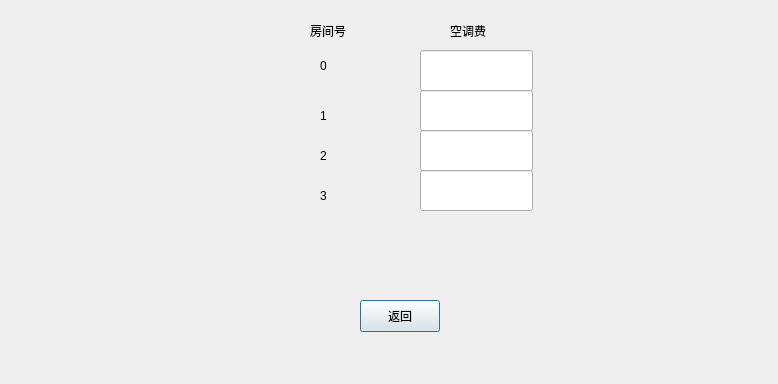
<?xml version="1.0" encoding="UTF-8"?>
<ui version="4.0">
 <class>Dialog7</class>
 <widget class="QDialog" name="Dialog7">
  <property name="geometry">
   <rect>
    <x>0</x>
    <y>0</y>
    <width>778</width>
    <height>384</height>
   </rect>
  </property>
  <property name="windowTitle">
   <string>Dialog</string>
  </property>
  <widget class="QLabel" name="label_4">
   <property name="geometry">
    <rect>
     <x>450</x>
     <y>0</y>
     <width>81</width>
     <height>61</height>
    </rect>
   </property>
   <property name="styleSheet">
    <string notr="true">font: 75 14pt &quot;Agency FB&quot;;
color: rgb(11, 11, 11);</string>
   </property>
   <property name="text">
    <string>空调费</string>
   </property>
  </widget>
  <widget class="QLabel" name="label">
   <property name="geometry">
    <rect>
     <x>310</x>
     <y>10</y>
     <width>71</width>
     <height>41</height>
    </rect>
   </property>
   <property name="styleSheet">
    <string notr="true">font: 75 15pt &quot;Agency FB&quot;;</string>
   </property>
   <property name="text">
    <string>房间号</string>
   </property>
  </widget>
  <widget class="QPushButton" name="pushButton_7">
   <property name="geometry">
    <rect>
     <x>360</x>
     <y>300</y>
     <width>80</width>
     <height>32</height>
    </rect>
   </property>
   <property name="styleSheet">
    <string notr="true">font: 75 14pt &quot;Agency FB&quot;;
</string>
   </property>
   <property name="text">
    <string>返回</string>
   </property>
  </widget>
  <widget class="QLabel" name="label_2">
   <property name="geometry">
    <rect>
     <x>320</x>
     <y>50</y>
     <width>41</width>
     <height>31</height>
    </rect>
   </property>
   <property name="styleSheet">
    <string notr="true">font: 75 15pt &quot;Agency FB&quot;;</string>
   </property>
   <property name="text">
    <string>0</string>
   </property>
  </widget>
  <widget class="QLabel" name="label_3">
   <property name="geometry">
    <rect>
     <x>320</x>
     <y>100</y>
     <width>72</width>
     <height>31</height>
    </rect>
   </property>
   <property name="styleSheet">
    <string notr="true">font: 75 15pt &quot;Agency FB&quot;;</string>
   </property>
   <property name="text">
    <string>1</string>
   </property>
  </widget>
  <widget class="QLabel" name="label_5">
   <property name="geometry">
    <rect>
     <x>320</x>
     <y>140</y>
     <width>72</width>
     <height>31</height>
    </rect>
   </property>
   <property name="styleSheet">
    <string notr="true">font: 75 15pt &quot;Agency FB&quot;;</string>
   </property>
   <property name="text">
    <string>2</string>
   </property>
  </widget>
  <widget class="QLabel" name="label_6">
   <property name="geometry">
    <rect>
     <x>320</x>
     <y>180</y>
     <width>72</width>
     <height>31</height>
    </rect>
   </property>
   <property name="styleSheet">
    <string notr="true">font: 75 15pt &quot;Agency FB&quot;;</string>
   </property>
   <property name="text">
    <string>3</string>
   </property>
  </widget>
  <widget class="QLineEdit" name="lineEdit">
   <property name="geometry">
    <rect>
     <x>420</x>
     <y>50</y>
     <width>113</width>
     <height>41</height>
    </rect>
   </property>
  </widget>
  <widget class="QLineEdit" name="lineEdit_2">
   <property name="geometry">
    <rect>
     <x>420</x>
     <y>90</y>
     <width>113</width>
     <height>41</height>
    </rect>
   </property>
  </widget>
  <widget class="QLineEdit" name="lineEdit_3">
   <property name="geometry">
    <rect>
     <x>420</x>
     <y>130</y>
     <width>113</width>
     <height>41</height>
    </rect>
   </property>
  </widget>
  <widget class="QLineEdit" name="lineEdit_4">
   <property name="geometry">
    <rect>
     <x>420</x>
     <y>170</y>
     <width>113</width>
     <height>41</height>
    </rect>
   </property>
  </widget>
 </widget>
 <resources/>
 <connections/>
</ui>
